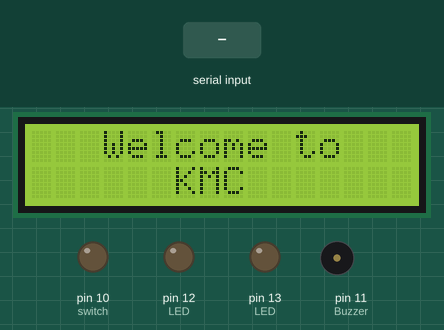
A sketch run on a simulated Arduino Uno, built with avr-gcc and run on an emulated ATmega328P. Parts: 16×2 character LCD, output pins drawn as LEDs (lit = HIGH), buzzer (waves = sounding, pin HIGH). The inputs (shaded band) are chosen by the test bench. What the sketch prints to the serial monitor is not drawn.

Above: at 1.2 s.
1.3 s: "1" received over Serial
Timing chart, 0 to 4.3 s (numbered marks = the images above; inputs shaded):
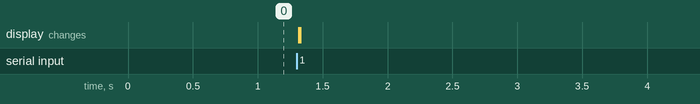

The sketch:

kmc_final_twocards_master.ino
```cpp
/////*******************Smart water dispensing system for KMC******************/////
/////**********************Developed by Hemant and Girish**********************/////

#include<LiquidCrystal.h>
char input[12];
String compare;
char checkstr[12];
int count = 0;
int flag =0;
int total=2;
int a;
char master[]= "FE0057C1761E";
int trig=1;

/////*****Water flow sensor*****/////
float calibrationFactor = 4.5;
byte sensorInterrupt = 0;
volatile byte pulseCount;
float flowml;
float totalml;
unsigned long oldTime;

/////*****Struct*****/////
struct database {
  String id;
  int balance;
} ;

struct database cus[10];

/////*****LCD initialisation*****/////

LiquidCrystal lcd1(8,7,6,5,4,3);
//LiquidCrystal lcd2(27,26,25,24,23,22);

void setup()
{
  Serial.begin(9600);
  lcd1.begin(16,2);

  pinMode(11,OUTPUT); /*****Buzzer pin*****/
  pinMode(12,OUTPUT); /*****Correct LED*****/
  pinMode(13,OUTPUT); /*****Wrong LED*****/
  pinMode(10,OUTPUT); /*****Water switch relay*****/
  pinMode(2,INPUT);  /*****Water flow sensor*****/
  digitalWrite(2, HIGH);  /*****HIGH to water flow sensor*****/

  /////*****Water flow initialisation*****/////
  pulseCount = 0;
  flowml     = 0.0;
  totalml    = 0.0;
  oldTime    = 0;

  cus[0].id=String("180089177EF8");
  cus[0].balance=2;
  cus[1].id=String("1800893D02AE");
  cus[1].balance=6;

}

void loop() {
  lcd1.setCursor(0,0);
  lcd1.print("   Welcome to   ");
  lcd1.setCursor(0,1);
  lcd1.print("      KMC       ");
  start:
  digitalWrite(12,LOW);
  digitalWrite(13,LOW);

    /////*****RFID tag read into input*****/////
    if (Serial.available())
      { Serial.println("Test1");
        count=0;

        while(Serial.available()&&count<12)
        {
          input[count]=Serial.read();
          Serial.print(input[count]);
          count++;
          delay(5);
        }

        if(count==12)
        { Serial.println("Test2");
          count=0;
          flag=1;
        }

        /////*****Master card check*****/////
        Serial.println(Serial.available());
        Serial.println(strncmp(input,master,12));

        lcd1.clear();
        for (;!strncmp(input,master,12)&&trig==1;)
        {
          digitalWrite(10,HIGH);
          lcd1.setCursor(0,0);
          lcd1.print("   Master card ");
          digitalWrite(11,HIGH);
          if (Serial.available())
          {
            count=0;
            while(Serial.available()&&count<12)
              {
                input[count]=Serial.read();
                count++;
                delay(5);
              }
            if (!strncmp(input,master,12))
              trig=0;
          }
        }
          trig=1;
          digitalWrite(10,LOW);
          digitalWrite(11,LOW);
          lcd1.clear();

       if (!strncmp(input,master,12))
           goto start;
      //delay(5);
      //Serial.println(input);

      /////*****Check the input tag in the database*****/////

      int curlog;
      int check=0;
      for (curlog=0;curlog<total;curlog++)
      {//Serial.print(cus[curlog].id);
        count=0;

      for(a=0;a<12;a++)
      {
        checkstr[a]=cus[curlog].id[a];
      }

      //Serial.print(checkstr);
      //Serial.print(input);
      for(a=0;a<12;a++)
      {
        if(input[a]==checkstr[a])
          count++;
      }
      //Serial.println(count);
      //Serial.println(checkstr);
      delay(5);
        if (count==12)
        {

          Serial.println("Test3");
          delay(50);
          flag=2;
          if (cus[curlog].balance>4)
          {
            digitalWrite(12,HIGH);
            flag=3;
            Serial.println(flag);
            Serial.println("Test4");
            goto found;
          }
        }

      }

      found: ;
      //Serial.println(flag);

      /////*****Setting the input array to FFFFFFFFFFFF******/////

        for (count=0;count<12;count++)  //Changing back input tag to FFFFFFFFFFFF
        {
          input[count]='F';
        }
        count=0;

      /////*****LCD and buzzer part*****/////

      if (flag==1)
      { lcd1.clear();
        /*Invalid card*/;
        Serial.println("Test5");
        digitalWrite(13,HIGH);
        lcd1.setCursor(0,0);
        lcd1.print("  Invalid card  ");
        tone(11,2000,1000);
        delay(500);
        noTone(11);
        delay(500);
        tone(11,2000,1000);
        delay(500);
        noTone(11);
      }
      else if (flag==2)
      { lcd1.clear();
        /*Low balance, please recharge*/;
        digitalWrite(13,HIGH);
        lcd1.setCursor(0,0);
        lcd1.print("   Low balance  ");
        lcd1.setCursor(0,1);
        lcd1.print("Please recharge");
        Serial.println("Test6");
        tone(11,2000,1000);
        delay(500);
        noTone(11);
        delay(500);
        tone(11,2000,1000);
        delay(500);
        noTone(11);
      }
      else if (flag==3)
      {
        lcd1.clear();
        lcd1.setCursor(0,0);
        lcd1.print("  Please place  ");
        lcd1.setCursor(0,1);
        lcd1.print("    the can    ");
        /*Please place the can*/;
        Serial.println("Test7");
        tone(11,2000,1000);
        delay(2000);
        noTone(11);
        digitalWrite(10,HIGH);
        delay(5000);
        digitalWrite(10,LOW);

        }
      }

}
```
